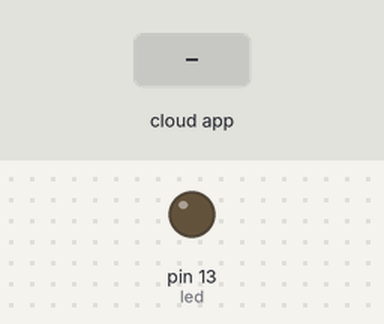
This sketch was run on a simulated Arduino Uno, built with avr-gcc and run on an emulated ATmega328P. Parts: output pins drawn as LEDs (lit = HIGH). The test bench sets the inputs (shaded band). The ROS host is connected and sends only what is stated.

Above: at 1.8 s.
1.9 s: the phone or cloud app sets LED to ON
At 2.9 s:
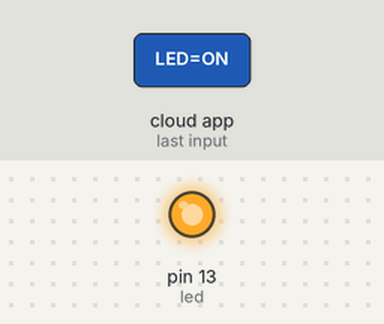
Timing chart, 0 to 4.9 s (numbered marks = the images above; inputs shaded):
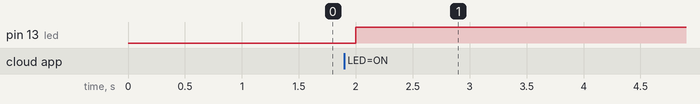

Measured:
- after the input at 1.9 s, pin 13 (led): LOW → HIGH after 0.10 s

The sketch:

ros_receive_number_and_blink.ino
```cpp
#include <ros.h>
#include <std_msgs/String.h>

ros::NodeHandle nh;

void messageCb(const std_msgs::String& msg)
{
  if(strcmp(msg.data, "ON") == 0)
    digitalWrite(13, HIGH-digitalRead(13));   //blink the led
else
   digitalWrite(13, LOW-digitalRead(13));   //turn off the led
}

ros::Subscriber<std_msgs::String> sub("LED", &messageCb);

void setup()
{
  pinMode(13, OUTPUT);
  nh.initNode();
  nh.subscribe(sub);
}

void loop()
{
  nh.spinOnce();
  delay(1000);
}
```
